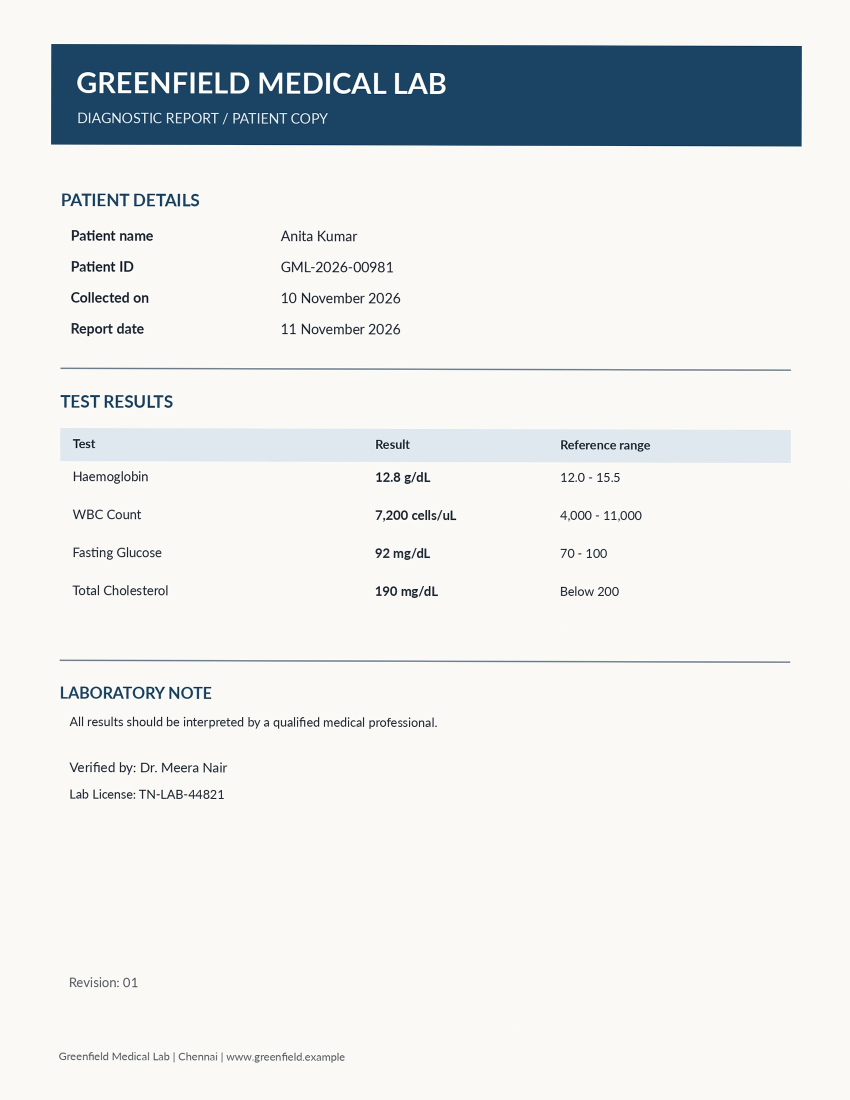
#> input picture tests/data/pack/02_JPG_Scanned_OCR/original_lab_report.jpg, 1700 x 2200 px (shown at 1/2 size); its folder holds only this picture in this run
$ python -i overlap.py   (imports and definitions only)
#> lines starting #> are read from the running program, lines starting #| are printed output that depends on the picture; after the words box and inside, x2 and y2 are one past the last pixel; in counts of white or black regions, pixels touching at a corner belong together
#> further down, picture is the input picture: shape (2200, 1700, 3); mean B, G, R 231.6, 232.2, 229.6
"""Service 8 – Overlap detection engine.

Finds differences where content is covered, hidden, or written over:
  1. objects (stamp / handwriting / block / image) that newly cover words, or stop covering them
  2. words that exist in the PDF text layer but are not visibly rendered (white box on top,
     invisible text) in one document and visible in the other
  3. text written over text (native text layer: words whose boxes intersect)
For every finding the *visible* and the *hidden* content are reported separately; when the
content under an overlay cannot be read it is reported as unreadable, never guessed."""
from __future__ import annotations

from typing import Dict, List, Optional, Tuple

import cv2
import numpy as np

from . import align as alignmod
from .align import Alignment
from .config import Config
from .models import BBox, Finding, Word, bbox_area, bbox_inter, bbox_union
from .textutil import normalize_ocr_text
from .visual_compare import VisualContext

COVER_TYPES = ("stamp", "handwriting", "mark", "block", "image")


# --------------------------------------------------------------------------- layer separation


def separate_layers(bgr: np.ndarray) -> Tuple[np.ndarray, np.ndarray]:
    """Split a crop into (dark text layer on white, coloured overlay layer on white).
    Colour = clearly saturated ink (blue/red stamps and pens); text = dark, low-saturation ink."""
    hsv = cv2.cvtColor(bgr, cv2.COLOR_BGR2HSV)
#> hsv: shape (2200, 1700, 3); mean H, S, V 34.6, 20, 235.9
    sat, val = hsv[:, :, 1], hsv[:, :, 2]
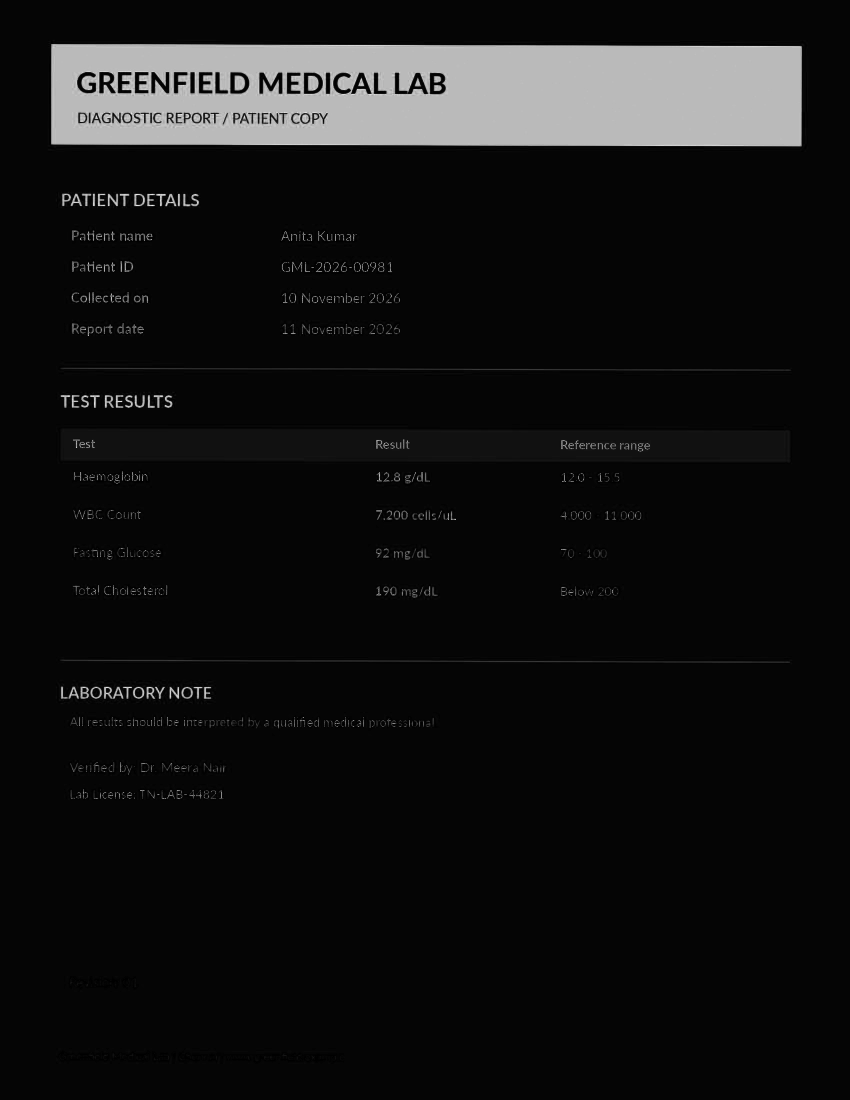
#> sat: shape (2200, 1700) (shown at 1/2 size); min 0, max 255, mean 20
    colour = (sat > 70) & (val < 245)
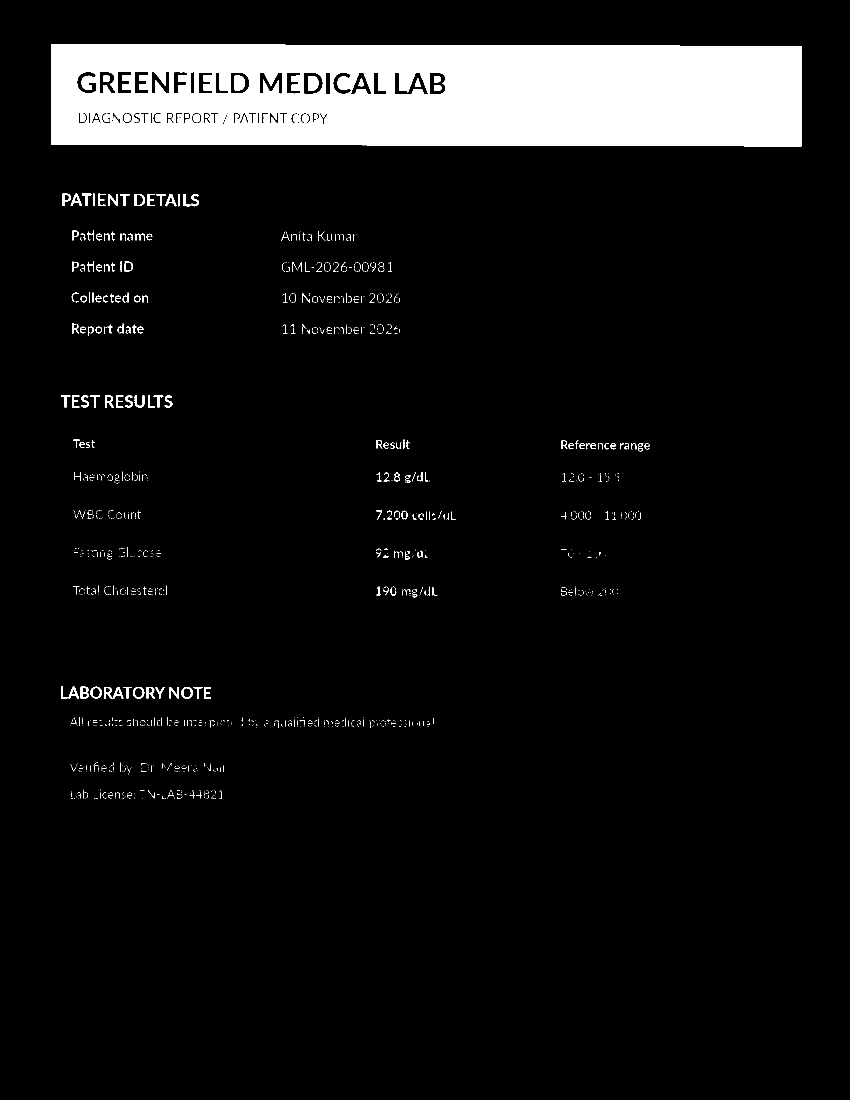
#> colour: shape (2200, 1700) bool (shown at 1/2 size); 8.1% white; 1224 white regions (1028 under 20 px), largest, box (x1, y1, x2, y2) and area: (102, 88, 1604, 293) 281770, (469, 151, 490, 181) 556, (616, 152, 637, 181) 547
    colour_d = cv2.dilate(colour.astype(np.uint8), np.ones((3, 3), np.uint8)) > 0
#> colour_d: shape (2200, 1700) bool; 9.1% white; 538 white regions (113 under 20 px), largest, box (x1, y1, x2, y2) and area: (101, 87, 1605, 294) 292632, (207, 1373, 248, 1398) 674, (468, 150, 491, 182) 662
    gray = cv2.cvtColor(bgr, cv2.COLOR_BGR2GRAY)
    text = np.where(((val < 120) & (sat < 110)) & ~colour_d, gray, 255).astype(np.uint8)
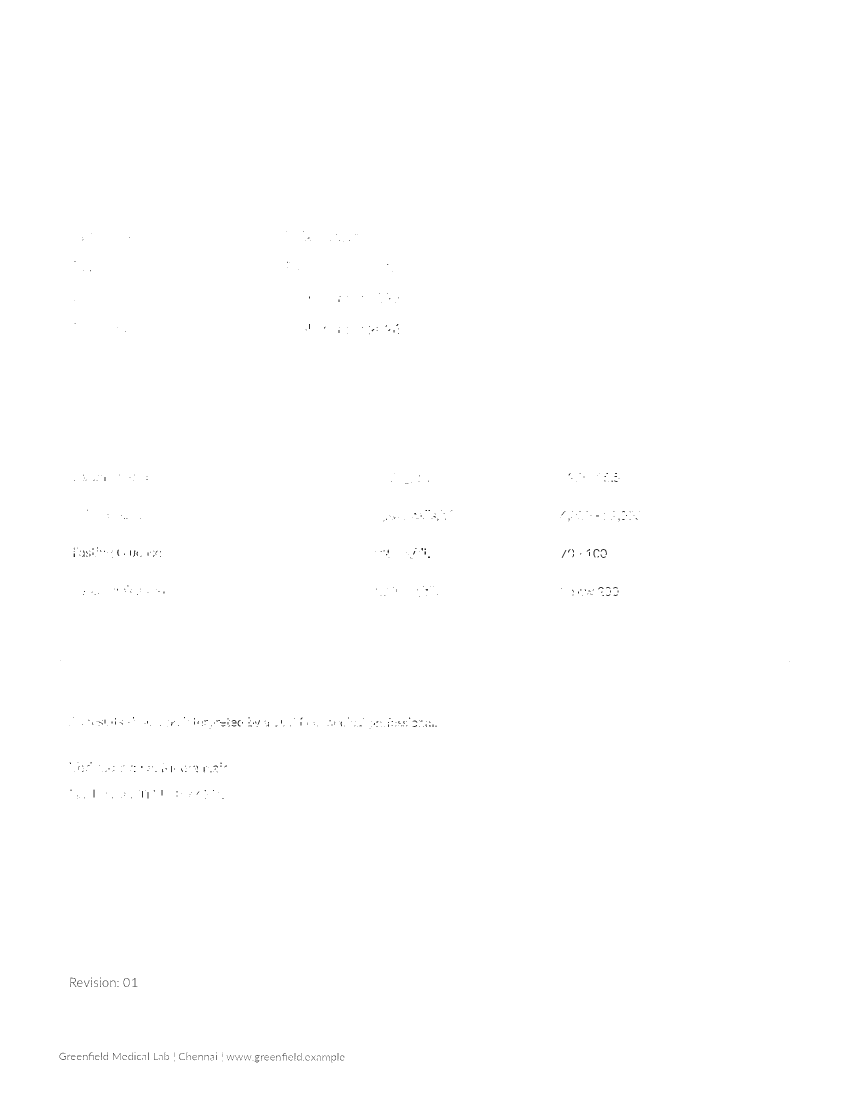
#> text: shape (2200, 1700) (shown at 1/2 size); min 0, max 255, mean 254.8
    overlay = np.where(colour, gray, 255).astype(np.uint8)
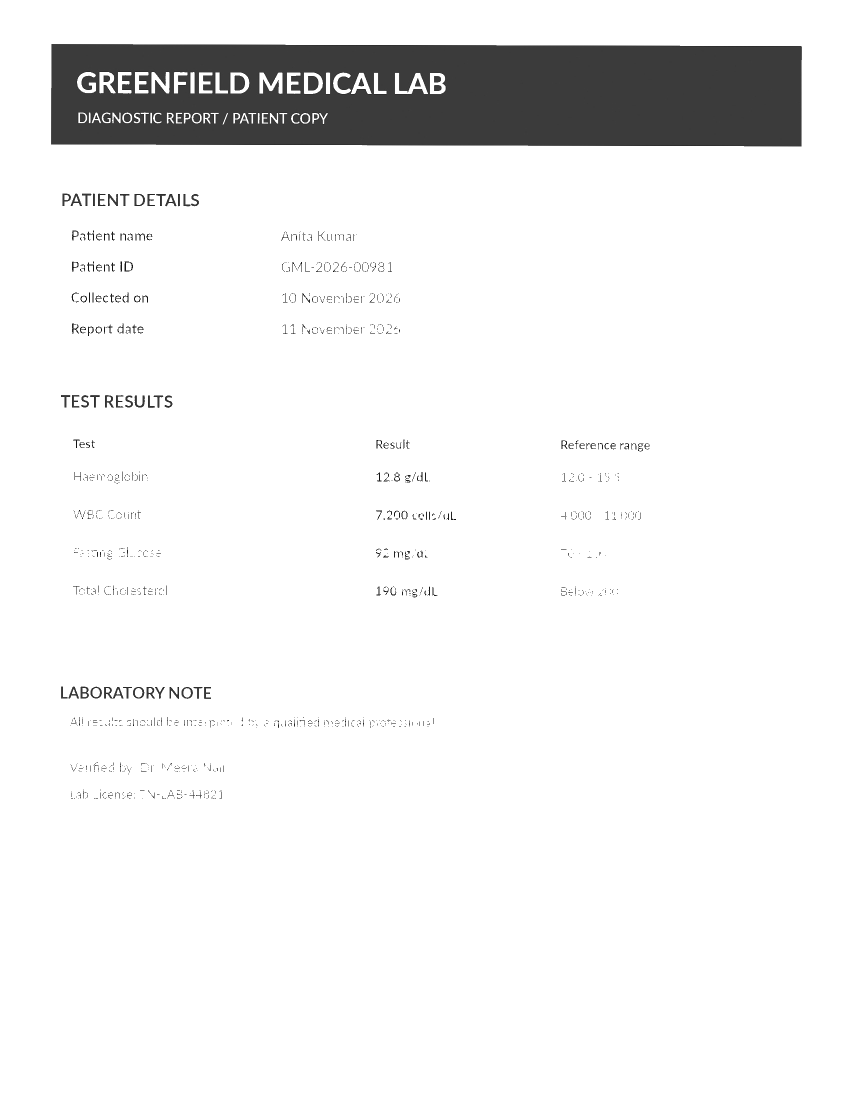
#> overlay: shape (2200, 1700) (shown at 1/2 size); min 0, max 255, mean 239.1
    return text, overlay


# [9 lines left out: function _ocr_crop, not called in this run]


def _crop(img: np.ndarray, box: BBox, pad: int = 3) -> np.ndarray:
    h, w = img.shape[:2]
    return img[max(0, int(box[1]) - pad):min(h, int(box[3]) + pad), max(0, int(box[0]) - pad):min(w, int(box[2]) + pad)]


# --------------------------------------------------------------------------- helpers


def _words_af(words: List[Word], M: Optional[np.ndarray]) -> List[BBox]:
    return [alignmod.map_box(M, w.bbox) if M is not None else w.bbox for w in words]


# [199 lines left out: functions _count, _ink_frac, analyze_overlaps, not called in this run]

>>> import cv2
>>> picture = cv2.imread('../tests/data/pack/02_JPG_Scanned_OCR/original_lab_report.jpg')
>>> result = separate_layers(picture)
